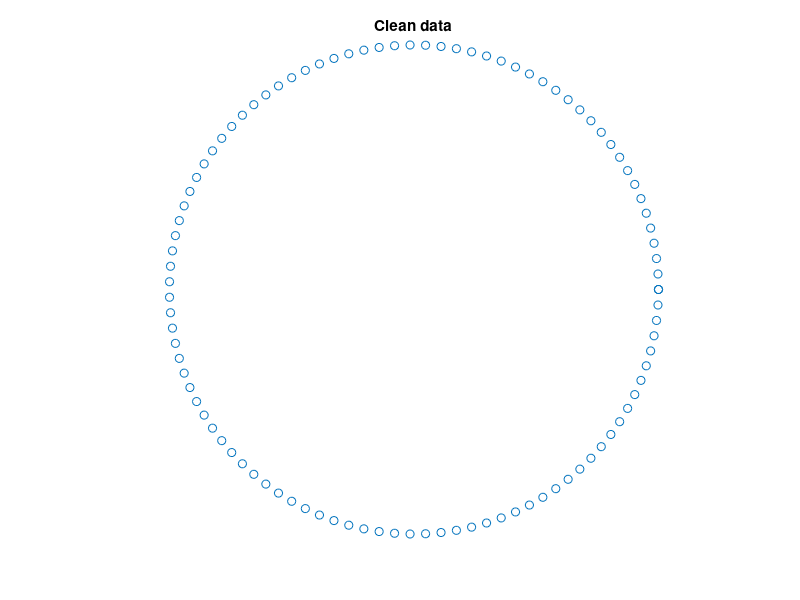

This chart was generated by the following MATLAB code: (Note: this script raises an error after producing the figure.)
% this script demonstrates the use of LMEDS to robustly fit a single
% instance of a circle to noisy data. It works only as long as the outlier
% ratio is below 50%
% IACV 2022 Luca Magri
% Politecnico di Milano

addpath('model_spec/');
close all;
clear variables;

%% create data
% let's create some points on a cirlce
num_inliers = 100;
rho = 2;
theta = linspace(0,2*pi, num_inliers);



X = [rho*cos(theta); rho*sin(theta)];

figure;
scatter(X(1,:),X(2,:));
axis off;
axis equal;
title('Clean data');

% now let's add some noise
sigma = 0.1;
X = X+sigma*rand(size(X));
% evaluate the gt model on the noisy inliers
model_gt = fit_circle(X);



figure;
hold all;
scatter(X(1,:),X(2,:));
drawCircle(model_gt(1),model_gt(2),model_gt(3),'r');
axis off;
axis equal;
title('Noisy data')


% now let's add some outlier: uniform points
num_outliers = num_inliers;

if(num_inliers/num_outliers<0.5)
    warning('LMEDS assumes that at least half of the data is composed by inliers')
end

minx = 2*min(X(1,:));
maxx = max(X(1,:));
miny = min(X(2,:));
maxy = max(X(2,:));


Y = [(maxx -minx).*rand(1,num_outliers) + minx; (maxy-miny)*rand(1,num_outliers) + miny];
X = [X,Y];
figure;
hold all;
scatter(X(1,:),X(2,:));
drawCircle(model_gt(1),model_gt(2),model_gt(3),'r');
axis off;
axis equal;
title('Data corrupted with outliers')

%% perform MSAC to estimate a circle

do_show = 1; % to plot intermediate iterations



modelfit = @fit_circle;
modeldist = @dist_circle;
p = 3;        % cardinality of the minimum sample set

n = size(X,2); % Number of points
alpha = 0.99;  % Desired probability of success = extracting a pure mss
f = 0.1 ;      % Pessimistic estimate of inliers fraction


MaxIterations  = max( ceil(log(1-alpha)/log(1-f^p)), 100);
mincost =  Inf;

for  i = 1:MaxIterations

    % Generate s random indicies in the range 1..npts
    mss = randsample(n, p);
    % Fit model to this minimal sample set.
    model = modelfit(X(:,mss));
    % Evaluate distances between points and model
    sqres = modeldist(model, X).^2;
    % Compute LMS score
    cost = median(sqres);

    scale = 1.4826*sqrt(cost)*(1+5/(length(sqres)-p));
    inliers = sqres < (2.5*scale)^2 ;

    if cost < mincost
        mincost = cost;
        bestmodel = model;
        bestinliers = inliers;

        if(do_show)
            figure(99)
            clf;
            hold all;
            drawCircle( model(1),model(2),model(3)); % model parameters
            scatter(X(1,:),X(2,:),'k.');
            scatter(X(1,inliers),X(2,inliers),'g.');
            plot(X(1,mss),X(2,mss),'bo','MarkerSize',50,'LineWidth',2); % mss
            axis equal;
            title(["iter: ", num2str(i)," medain of squared residuals:", num2str(mincost)]);
            xlim([minx-0.1,maxx+0.1])
            ylim([miny-0.1,maxy+0.1])
            pause
        end

    end
end

%% Visualize the solution

figure
hold all;
drawCircle( bestmodel(1),bestmodel(2),bestmodel(3),'b');
drawCircle( model_gt(1),model_gt(2),model_gt(3),'r');

scatter(X(1,:),X(2,:),'k.');
title(['Number of iterations ', num2str(i)]);
legend('estimated model', 'gt model');
axis equal;

%% compare the solution with the ground-truth
% 
% sqres_gt = modeldist(model_gt,X).^2;
% inliers_gt = sqres < (t^2);
% cost_gt = sum(inliers_gt);
% maxcost

